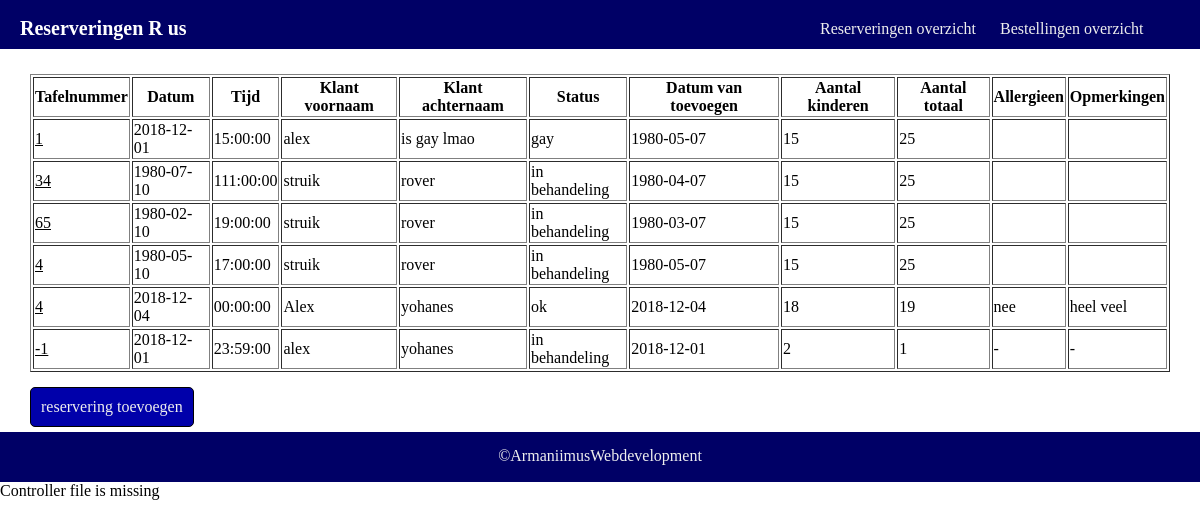
Screenshot of /hello/index.php with the database file from the repository.
### tables this page shows
CREATE TABLE `reserveringen` (
  `reserveringenID` int(10) UNSIGNED NOT NULL,
  `tafelnummer` int(11) DEFAULT NULL,
  `datum` date DEFAULT NULL,
  `tijd` time DEFAULT NULL,
  `klant voornaam` varchar(70) DEFAULT NULL,
  `klant achternaam` varchar(70) DEFAULT NULL,
  `status` varchar(40) DEFAULT NULL,
  `datum van toevoegen` date DEFAULT NULL,
  `aantal kinderen` int(11) DEFAULT NULL,
  `aantal totaal` int(11) DEFAULT NULL,
  `allergieen` varchar(45) DEFAULT NULL,
  `opmerkingen` varchar(45) DEFAULT NULL
);

### hello/Controller/Controller_main.php (called while the page is built, shortened)
<?php
class Controller_main {
    function __construct() {
        $this->TemplatingSystem = new TemplatingSystem("view/templates/default.tpl");
        $this->Context_DataHandler = new Context_DataHandler();
        $this->HtmlElements = new HtmlElements();
    }
    public function mydefault() {
        $data = $this->Context_DataHandler->getReserveringen();
        $table = $this->HtmlElements->generateButtonedTable($data, 'reserveringen', [1,1,0]);
        $main = file_get_contents("view/partials/reserveringenoverzicht.html");
        $this->TemplatingSystem->setTemplateData("main", $main);
        $this->TemplatingSystem->setTemplateData("table", $table);
        $this->TemplatingSystem->setTemplateData("appdir", APP_DIR);
        return $this->TemplatingSystem->getParsedTemplate();
    }
}
?>

### hello/Model/DataHandler-v4.0.php (called while the page is built, shortened)
<?php
class DataHandler {
    private $conn;
    public function __construct($dbName, $username, $pass, $serverAdress, $dbType) {
        $this->conn = new PDO("$dbType:host=$serverAdress;dbname=$dbName", $username, $pass);
        $this->conn->setAttribute(PDO::ATTR_ERRMODE, PDO::ERRMODE_EXCEPTION);
    }
    public function readData($readQuery, $nrParamArray = NULL) {
        if ($nrParamArray !== NULL) {
            $localConn = $this->handlePreparedStatement($readQuery, $nrParamArray);
            return $this->runSqlQuery(NULL, 1, $localConn);
        } else {
            return $this->runSqlQuery($readQuery, 1);
        }
    }
    private function runSqlQuery($sqlQuery = NULL, $option = 0, $receivedLocalConn = NULL) {
        try {
            if ($sqlQuery !== NULL) {
                $localConn = $this->conn->prepare($sqlQuery);
            } else {
                $localConn = $receivedLocalConn;
            }
            if ($option == 0 || $option == "create" || $option == "update" || $option == "delete") {
                if ( $localConn->execute() ) {
                    return TRUE;
                };
            } else if ($sqlQuery !== NULL) {
                $localConn->execute();
            }
            if ($option == 1 || $option == "readAll") {
                $return = $localConn->fetchAll(PDO::FETCH_ASSOC);
            } else if ($option == 2 || $option == "readSingle") {
                $return = $localConn->fetch(PDO::FETCH_ASSOC);
            } else if ($option == 3|| $option == "readColumn") {
                $return = $localConn->fetchColumn();
            }
        }
        catch(PDOException $e) {
            echo "<pre>";
            echo "SQL: $sqlQuery";
                throw new Exception($e->getMessage());
            echo "</pre>";
            $return = false;
        }
        return $return;
    }
}
?>

### hello/Model/Context_DataHandler.php (called while the page is built, shortened)
<?php
    class Context_DataHandler {
        private $DataHandler;
        function __construct() {
            $this->DataHandler = new DataHandler(DB_NAME, DB_USERNAME, DB_PASS, DB_SERVER_ADRESS, DB_TYPE);
        }
        public function getReserveringen($where = null) {
            $sql = "SELECT *
            FROM `reserveringen-R-us`.`Reserveringen`
            $where";
            $data = $this->DataHandler->readData($sql);
            return $data;
        }
    }
 ?>

### hello/Model/TemplatingSystem-v2.0.php (called while the page is built, shortened)
 <?php
class TemplatingSystem {
    public $tplContent;
    public function __construct($tplUrl = false) {
        if ($tplUrl == "" && $tplUrl == false) {
            $this->throwError("No string is given");
        } else if (!preg_match("#(.+?).tpl#si", $tplUrl)) {
            $this->throwError("File Extention is wrong");
        } else if (!file_exists($tplUrl)) {
            $this->throwError("File doesn't Exist");
        }
        else {
            $this->tplContent = file_get_contents($tplUrl);
        }
    }
    public function setTemplateData($pattern, $replacement) {
        $this->tplContent = preg_replace("#\{" . $pattern . "\}#si", $replacement, $this->tplContent);
    }
    public function getParsedTemplate() {
        return $this->tplContent;
    }
}
?>

### hello/Model/custom_HtmlElements-v2.0.php (the view, shortened to what this page needs)
<?php
Class HtmlElements {
    public function generateButtonedTable($dataArray2d, $htmlTableName, $option, $extraColumnsArray = NULL, $specialColumnName = NULL) {
        if (!empty($extraColumnsArray) ) {
            $extraLength = count($extraColumnsArray[0]);
        } else {
            $extraLength = 0;
        }
        $border = "";
        $width = "";
        if ($option[0] == "1") {
            $border = "border='1'";
        }
        if ($option[1] == "1") {
            $width = "width='100%'";
        }
        $table = "<table $border $width class='$htmlTableName' id='$htmlTableName'>" .
            $this->buttonedTableHead($dataArray2d, $htmlTableName, $extraLength, $specialColumnName) .
            $this->buttonedTableBody($dataArray2d, $htmlTableName,  $extraColumnsArray) .
        "</table>";
        return $table;
    }
    private function buttonedTableHead($dataArray2d, $tablename, $extraLength = 0, $extraColumnName = NULL) {
        $head = "<thead class='$tablename--thead'>";
            foreach ($dataArray2d as $key => $value) {
                $row = "<tr class='$tablename--tr'>";
                    foreach ($value as $columnName => $v) {
                        if ($columnName == 'bestellingID' || $columnName == 'reserveringenID') {
                            continue;
                        } else {
                            $columnName[0] = strToUpper($columnName[0]);
                            $row .= "<th class='$tablename--th'>" . $columnName . "</th>";
                        }
                    }
                $row .= "</tr>";
                $head .= $row;
                break;
            }
        $head .= "</thead>";
        return $head;
    }
    private function buttonedTableBody($dataArray2d, $tablename, $extraColumnsArray) {
        $body = "<tbody class='$tablename--tbody'>";
            $i=0;
            foreach ($dataArray2d as $key => $value) {
                $row = "<tr class='$tablename--tr'>";
                    foreach ($value as $k => $v) {
                        if ($k == 'tafelnummer') {
                            $row .= "<td class='$tablename--td'><a href='/main/bestellingtoevoegen/" . $value['reserveringenID'] . "/" . $value['tafelnummer'] . "'>" . $value[$k] . "</a></td>";
                        } else if ($k == 'bestellingID' || $k == 'reserveringenID') {
                            continue;
                        } else {
                            $row .= "<td class='$tablename--td'>" . $value[$k] . "</td>";
                        }
                    }
                    for ($ii=0; $ii < count($extraColumnsArray[$i]) ; $ii++) {
                        $row .= $extraColumnsArray[$i][$ii];
                    }
                $row .= "</tr>";
                $body .= $row;
                $i++;
            }
        $body .= "</tbody>";
        return $body;
    }
}
?>

### hello/index.php (shortened to what this page needs)
<?php
require_once 'Model/DataHandler-v4.0.php';
require_once 'Model/custom_HtmlElements-v2.0.php';
require_once 'Model/TemplatingSystem-v2.0.php';
require_once 'Model/Context_DataHandler.php';
$Router = new Router(BESTAND_DIEPTE);
$echo = $Router->run();
if ($Router->error) {
    require_once 'Controller/Controller_main.php';
    $controller = new Controller_main();
    $echo = $controller->mydefault();
}
echo $echo;
?>

### hello/view/css/grid-v1.3.1.css (style rules this page uses)
.row::after { content: ""; clear: both; display: table; }
* { box-sizing: border-box; }
.float, .float-l { float: left; }
.float-r { float: right; }
[class*="col-"] { float: left; }
.col-xs-6 { width: 50%; }

### hello/view/css/master.css (style rules this page uses)
td a { width: 100%; height: 100%; display: block; color: black; }
html, body { width: 100%; margin: 0; }
main { margin: 0 30px; }
header { height: 65px; background-color: #000066; margin-top: -16px; }
nav ul { list-style: none; width: 400px; padding: 20px; }
nav ul li a { text-decoration: none; color: #eee; }
footer { height: 50px; background-color: #000066; text-align: center; padding-top: 15px; color: #eee; }
.button { display: inline-block; padding: 10px; margin-top: 15px; margin-bottom: 5px; background-color: #0000aa; border: solid 1px black; border-radius: 5px; cursor: pointer; color: #eee; text-decoration: none; }
.title { color: white; font-size: 20px; padding: 20px; }

### rows the page displays
reserveringen: tafelnummer "1", datum "2018-12-01", tijd "15:00:00", klant voornaam "alex", klant achternaam "is gay lmao", status "gay", datum van toevoegen "1980-05-07", aantal kinderen "15", aantal totaal "25"
reserveringen: tafelnummer "34", datum "1980-07-10", tijd "111:00:00", klant voornaam "struik", klant achternaam "rover", status "in behandeling", datum van toevoegen "1980-04-07", aantal kinderen "15", aantal totaal "25"
reserveringen: tafelnummer "65", datum "1980-02-10", tijd "19:00:00", klant voornaam "struik", klant achternaam "rover", status "in behandeling", datum van toevoegen "1980-03-07", aantal kinderen "15", aantal totaal "25"
reserveringen: tafelnummer "4", datum "1980-05-10", tijd "17:00:00", klant voornaam "struik", klant achternaam "rover", status "in behandeling", datum van toevoegen "1980-05-07", aantal kinderen "15", aantal totaal "25"
reserveringen: tafelnummer "4", datum "2018-12-04", tijd "00:00:00", klant voornaam "Alex", klant achternaam "yohanes", status "ok", datum van toevoegen "2018-12-04", aantal kinderen "18", aantal totaal "19", allergieen "nee", opmerkingen "heel veel"
reserveringen: tafelnummer "-1", datum "2018-12-01", tijd "23:59:00", klant voornaam "alex", klant achternaam "yohanes", status "in behandeling", datum van toevoegen "2018-12-01", aantal kinderen "2", aantal totaal "1", allergieen "-", opmerkingen "-"

### other values shown
$columnName "Tafelnummer"
$columnName "Datum"
$columnName "Tijd"
$columnName "Klant voornaam"
$columnName "Klant achternaam"
$columnName "Status"
$columnName "Datum van toevoegen"
$columnName "Aantal kinderen"
$columnName "Aantal totaal"
$columnName "Allergieen"
$columnName "Opmerkingen"
